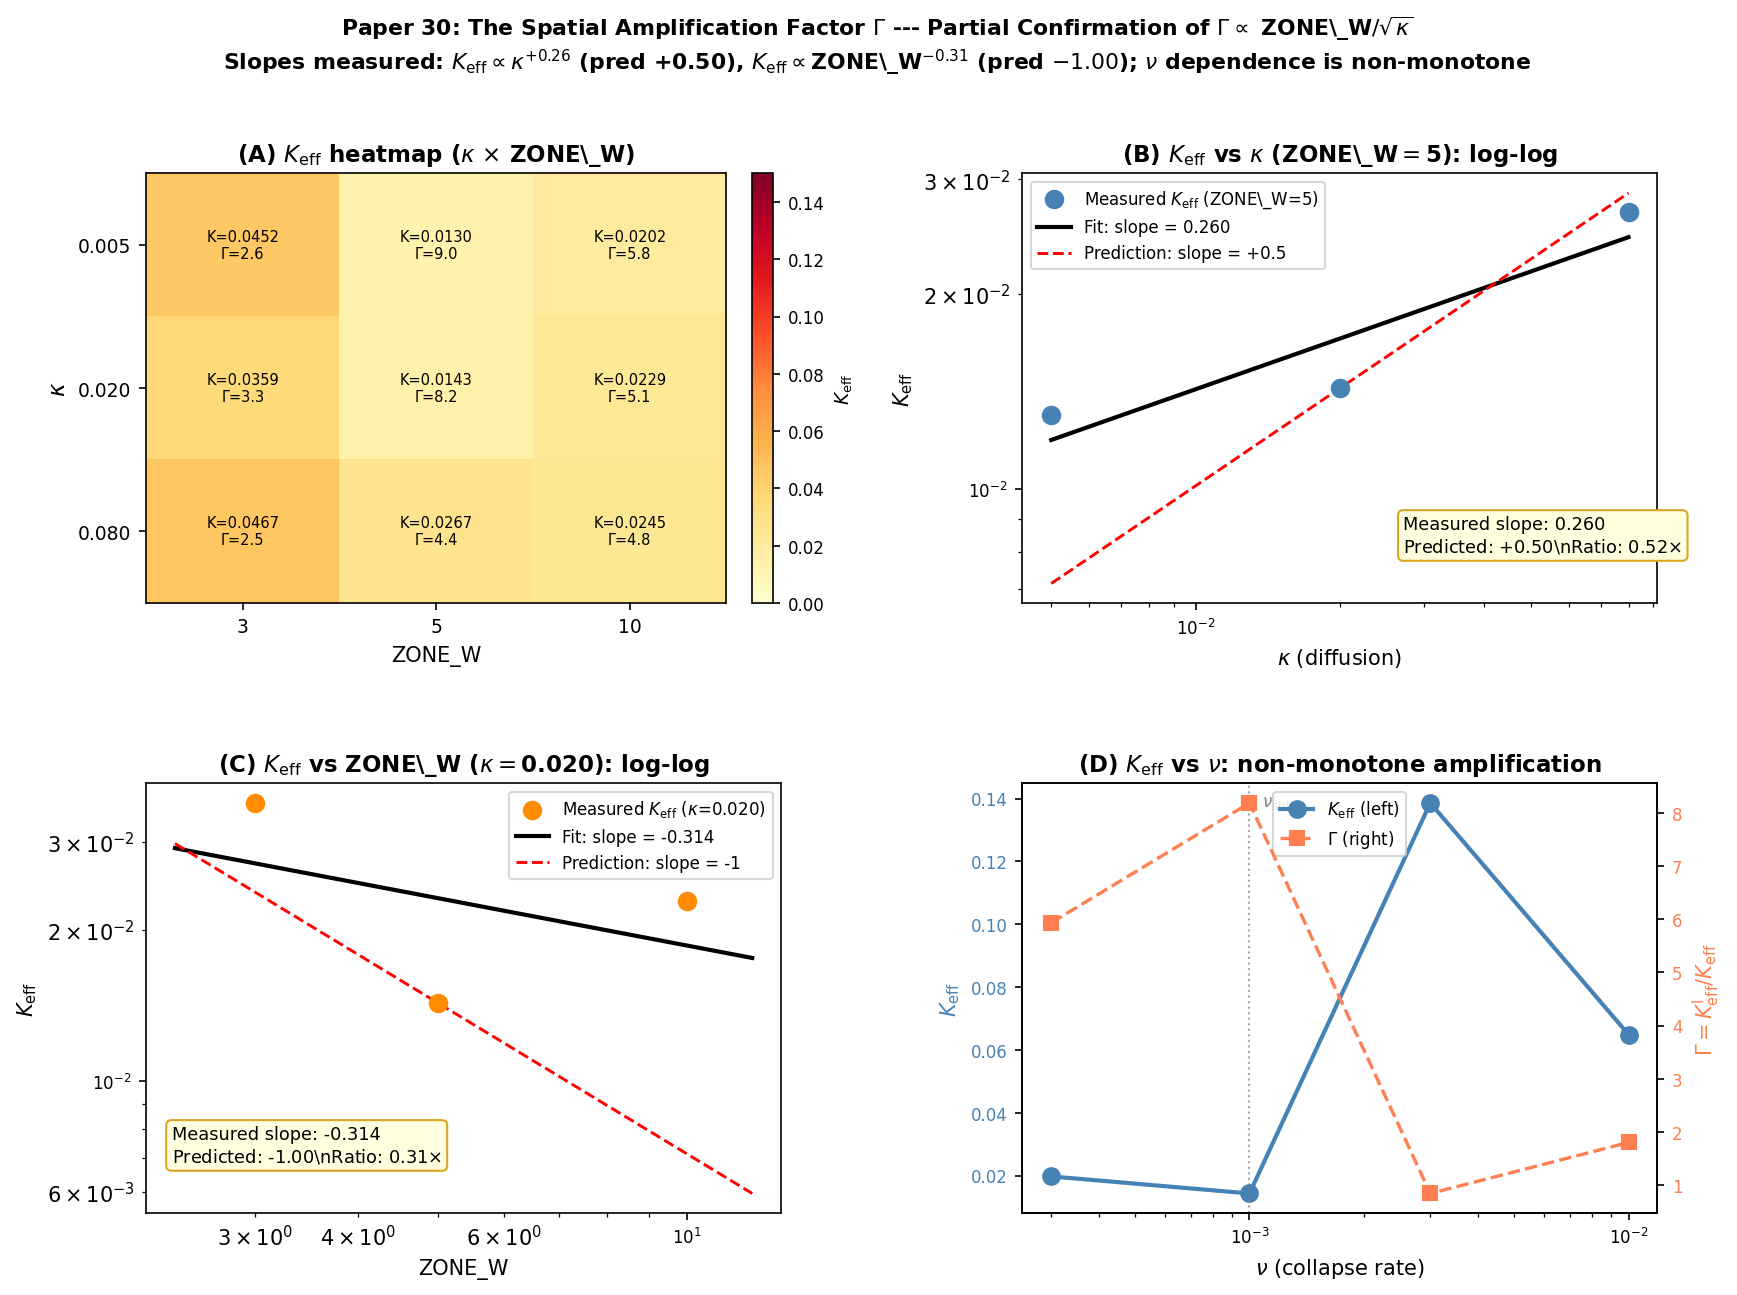

Recreate this plot in Python.
"""
paper30_figure1.py -- The Spatial Amplification Factor Gamma

4 panels:
  A: K_eff heatmap over (kappa, ZONE_W) grid
     Colour = K_eff; lower is more amplified.

  B: K_eff vs kappa (log-log) at ZONE_W=5
     Fit slope vs prediction +0.5. Reference line slope=0.5.

  C: K_eff vs ZONE_W (log-log) at kappa=0.020
     Fit slope vs prediction -1. Reference line slope=-1.

  D: K_eff vs nu (Exp B, kappa=0.020, ZONE_W=5)
     Shows non-monotone relationship; K_eff rises sharply at nu=0.003.
"""
import json, os, math, sys
import numpy as np
import matplotlib
matplotlib.use("Agg")
import matplotlib.pyplot as plt
from matplotlib.gridspec import GridSpec
from scipy.optimize import curve_fit
from scipy.stats import linregress

sys.path.insert(0, os.path.dirname(__file__))
from paper30_experiments import (
    FA_VALS, N_SEEDS, T_END, CPS, K_EFF_I,
    KAPPA_VALS, ZONE_W_VALS, NU_VALS_B,
    KAPPA_STD, ZONE_W_STD, NU_STD,
    key_a, key_b, fit_keff
)

RESULTS_FILE = os.path.join(os.path.dirname(__file__),
                            "results", "paper30_results.json")
with open(RESULTS_FILE) as f:
    R = json.load(f)

T_LAST = CPS[-1]   # 4000

# ── Helpers ───────────────────────────────────────────────────────────────────
def get_sg4_a(kappa, zone_w, fa):
    vals = [R.get(key_a(kappa, zone_w, fa, s), {}).get(f"sg4_{T_LAST}", float("nan"))
            for s in range(N_SEEDS)]
    return [v for v in vals if not math.isnan(v)]

def get_sg4_b(nu, fa):
    vals = [R.get(key_b(nu, fa, s), {}).get(f"sg4_{T_LAST}", float("nan"))
            for s in range(N_SEEDS)]
    return [v for v in vals if not math.isnan(v)]

def keff_a(kappa, zone_w):
    sg4_means = [float(np.mean(get_sg4_a(kappa, zone_w, fa)))
                 if get_sg4_a(kappa, zone_w, fa) else float("nan")
                 for fa in FA_VALS]
    _, K = fit_keff(FA_VALS, sg4_means)
    return K

def keff_b(nu):
    if nu == NU_STD:
        sg4_means = [float(np.mean(get_sg4_a(KAPPA_STD, ZONE_W_STD, fa)))
                     if get_sg4_a(KAPPA_STD, ZONE_W_STD, fa) else float("nan")
                     for fa in FA_VALS]
    else:
        sg4_means = [float(np.mean(get_sg4_b(nu, fa)))
                     if get_sg4_b(nu, fa) else float("nan")
                     for fa in FA_VALS]
    _, K = fit_keff(FA_VALS, sg4_means)
    return K

# ── Assemble grids ─────────────────────────────────────────────────────────────
keff_grid = np.full((len(KAPPA_VALS), len(ZONE_W_VALS)), float("nan"))
for i, kappa in enumerate(KAPPA_VALS):
    for j, zone_w in enumerate(ZONE_W_VALS):
        keff_grid[i, j] = keff_a(kappa, zone_w) or float("nan")

gamma_grid = K_EFF_I / keff_grid

# Column at ZONE_W=5 (index 1): K_eff vs kappa
kv_log  = [math.log(k) for k in KAPPA_VALS]
keffv_5 = [math.log(keff_grid[i, 1]) for i in range(len(KAPPA_VALS))
           if keff_grid[i, 1] > 0 and not math.isnan(keff_grid[i, 1])]
kv_5    = [kv_log[i] for i in range(len(KAPPA_VALS))
           if keff_grid[i, 1] > 0 and not math.isnan(keff_grid[i, 1])]
slope_k, int_k, *_ = linregress(kv_5, keffv_5) if len(kv_5) >= 2 else (float("nan"),)*5

# Row at kappa=0.020 (index 1): K_eff vs zone_w
zv_log   = [math.log(z) for z in ZONE_W_VALS]
keffv_20 = [math.log(keff_grid[1, j]) for j in range(len(ZONE_W_VALS))
            if keff_grid[1, j] > 0 and not math.isnan(keff_grid[1, j])]
zv_20    = [zv_log[j] for j in range(len(ZONE_W_VALS))
            if keff_grid[1, j] > 0 and not math.isnan(keff_grid[1, j])]
slope_z, int_z, *_ = linregress(zv_20, keffv_20) if len(zv_20) >= 2 else (float("nan"),)*5

# Exp B: K_eff vs nu
all_nu   = sorted([NU_STD] + list(NU_VALS_B))
nu_keff  = [(nu, keff_b(nu)) for nu in all_nu]
nu_keff  = [(nu, k) for nu, k in nu_keff if k and not math.isnan(k)]

# ── Figure ─────────────────────────────────────────────────────────────────────
fig = plt.figure(figsize=(13, 9))
gs  = GridSpec(2, 2, figure=fig, hspace=0.42, wspace=0.38)
ax  = {k: fig.add_subplot(gs[r, c]) for k, (r, c) in
       zip("ABCD", [(0,0),(0,1),(1,0),(1,1)])}

# ─────────────────────────────────────────────────────────────────────────────
# Panel A: K_eff heatmap (kappa x ZONE_W)
# ─────────────────────────────────────────────────────────────────────────────
im = ax["A"].imshow(keff_grid, aspect="auto", origin="upper",
                    cmap="YlOrRd", vmin=0.0, vmax=0.15)
ax["A"].set_xticks(range(len(ZONE_W_VALS)))
ax["A"].set_xticklabels([str(z) for z in ZONE_W_VALS], fontsize=9)
ax["A"].set_yticks(range(len(KAPPA_VALS)))
ax["A"].set_yticklabels([f"{k:.3f}" for k in KAPPA_VALS], fontsize=9)
ax["A"].set_xlabel("ZONE_W", fontsize=10)
ax["A"].set_ylabel(r"$\kappa$", fontsize=11)
ax["A"].set_title(r"(A) $K_{\rm eff}$ heatmap ($\kappa$ $\times$ ZONE\_W)",
                  fontsize=11, fontweight="bold")

# Annotate cells with K_eff and Gamma
for i in range(len(KAPPA_VALS)):
    for j in range(len(ZONE_W_VALS)):
        k  = keff_grid[i, j]
        gm = gamma_grid[i, j]
        if not math.isnan(k):
            ax["A"].text(j, i, f"K={k:.4f}\n\u0393={gm:.1f}",
                         ha="center", va="center", fontsize=7.0,
                         color="black" if k < 0.08 else "white")

cbar = plt.colorbar(im, ax=ax["A"], fraction=0.046, pad=0.04)
cbar.set_label(r"$K_{\rm eff}$", fontsize=9)
cbar.ax.tick_params(labelsize=8)

# ─────────────────────────────────────────────────────────────────────────────
# Panel B: K_eff vs kappa (log-log) at ZONE_W=5
# ─────────────────────────────────────────────────────────────────────────────
kappa_arr = np.array(KAPPA_VALS)
keff_5    = keff_grid[:, 1]
valid_k   = ~np.isnan(keff_5) & (keff_5 > 0)

ax["B"].scatter(kappa_arr[valid_k], keff_5[valid_k],
                color="steelblue", s=70, zorder=5,
                label=r"Measured $K_{\rm eff}$ (ZONE\_W=5)")

if not math.isnan(slope_k):
    k_fine = np.logspace(np.log10(KAPPA_VALS[0]), np.log10(KAPPA_VALS[-1]), 100)
    ax["B"].plot(k_fine, np.exp(int_k) * k_fine**slope_k, "k-", lw=2.0,
                 label=rf"Fit: slope = {slope_k:.3f}")
    # Reference slope=+0.5 anchored at middle point
    mid_i = np.where(valid_k)[0][len(np.where(valid_k)[0])//2]
    ref_anch = keff_5[mid_i]
    ref_kapp = kappa_arr[mid_i]
    ax["B"].plot(k_fine, ref_anch * (k_fine / ref_kapp)**0.5, "r--", lw=1.4,
                 label="Prediction: slope = +0.5")

ax["B"].set_xscale("log"); ax["B"].set_yscale("log")
ax["B"].set_xlabel(r"$\kappa$ (diffusion)", fontsize=10)
ax["B"].set_ylabel(r"$K_{\rm eff}$", fontsize=10)
ax["B"].set_title(r"(B) $K_{\rm eff}$ vs $\kappa$ (ZONE\_W$=$5): log-log",
                  fontsize=11, fontweight="bold")
ax["B"].legend(fontsize=8, loc="upper left")
ax["B"].tick_params(labelsize=8)
ax["B"].annotate(rf"Measured slope: {slope_k:.3f}"
                 "\nPredicted: +0.50"
                 rf"\nRatio: {slope_k/0.5:.2f}$\times$",
                 xy=(0.60, 0.12), xycoords="axes fraction", fontsize=8.5,
                 bbox=dict(boxstyle="round,pad=0.3", fc="lightyellow", ec="goldenrod"))

# ─────────────────────────────────────────────────────────────────────────────
# Panel C: K_eff vs ZONE_W (log-log) at kappa=0.020
# ─────────────────────────────────────────────────────────────────────────────
zone_arr = np.array(ZONE_W_VALS)
keff_20  = keff_grid[1, :]
valid_z  = ~np.isnan(keff_20) & (keff_20 > 0)

ax["C"].scatter(zone_arr[valid_z], keff_20[valid_z],
                color="darkorange", s=70, zorder=5,
                label=r"Measured $K_{\rm eff}$ ($\kappa$=0.020)")

if not math.isnan(slope_z):
    z_fine = np.linspace(ZONE_W_VALS[0] * 0.8, ZONE_W_VALS[-1] * 1.2, 100)
    ax["C"].plot(z_fine, np.exp(int_z) * z_fine**slope_z, "k-", lw=2.0,
                 label=rf"Fit: slope = {slope_z:.3f}")
    mid_j    = np.where(valid_z)[0][len(np.where(valid_z)[0])//2]
    ref_anch2 = keff_20[mid_j]
    ref_zone  = zone_arr[mid_j]
    ax["C"].plot(z_fine, ref_anch2 * (z_fine / ref_zone)**(-1.0), "r--", lw=1.4,
                 label="Prediction: slope = -1")

ax["C"].set_xscale("log"); ax["C"].set_yscale("log")
ax["C"].set_xlabel("ZONE_W", fontsize=10)
ax["C"].set_ylabel(r"$K_{\rm eff}$", fontsize=10)
ax["C"].set_title(r"(C) $K_{\rm eff}$ vs ZONE\_W ($\kappa$$=$0.020): log-log",
                  fontsize=11, fontweight="bold")
ax["C"].legend(fontsize=8, loc="upper right")
ax["C"].tick_params(labelsize=8)
ax["C"].annotate(rf"Measured slope: {slope_z:.3f}"
                 "\nPredicted: -1.00"
                 rf"\nRatio: {slope_z/(-1.0):.2f}$\times$",
                 xy=(0.04, 0.12), xycoords="axes fraction", fontsize=8.5,
                 bbox=dict(boxstyle="round,pad=0.3", fc="lightyellow", ec="goldenrod"))

# ─────────────────────────────────────────────────────────────────────────────
# Panel D: K_eff vs nu (Exp B), non-monotone pattern
# ─────────────────────────────────────────────────────────────────────────────
nu_arr  = np.array([x[0] for x in nu_keff])
k_arr   = np.array([x[1] for x in nu_keff])
gamma_b = K_EFF_I / k_arr

ax_d2 = ax["D"].twinx()
ax["D"].plot(nu_arr, k_arr, "o-", color="steelblue", lw=2.0, ms=8,
             label=r"$K_{\rm eff}$ (left)")
ax_d2.plot(nu_arr, gamma_b, "s--", color="coral", lw=1.6, ms=7,
           label=r"$\Gamma$ (right)")

ax["D"].axvline(NU_STD, color="gray", ls=":", lw=1.0, alpha=0.7)
ax["D"].text(NU_STD * 1.08, ax["D"].get_ylim()[1] * 0.95 if not math.isnan(k_arr.max()) else 0.15,
             r"$\nu_{\rm std}$", fontsize=8, color="gray")

ax["D"].set_xscale("log")
ax["D"].set_xlabel(r"$\nu$ (collapse rate)", fontsize=10)
ax["D"].set_ylabel(r"$K_{\rm eff}$", fontsize=10, color="steelblue")
ax_d2.set_ylabel(r"$\Gamma = K_{\rm eff}^{\rm I}/K_{\rm eff}$", fontsize=10, color="coral")
ax["D"].tick_params(axis="y", labelcolor="steelblue", labelsize=8)
ax_d2.tick_params(axis="y", labelcolor="coral", labelsize=8)
ax["D"].tick_params(axis="x", labelsize=8)
ax["D"].set_title(r"(D) $K_{\rm eff}$ vs $\nu$: non-monotone amplification",
                  fontsize=11, fontweight="bold")

# Combined legend
lines1, labels1 = ax["D"].get_legend_handles_labels()
lines2, labels2 = ax_d2.get_legend_handles_labels()
ax["D"].legend(lines1 + lines2, labels1 + labels2, fontsize=8, loc="upper center")

# ── Title and save ─────────────────────────────────────────────────────────────
fig.suptitle(
    r"Paper 30: The Spatial Amplification Factor $\Gamma$ --- "
    r"Partial Confirmation of $\Gamma \propto$ ZONE\_W$/\sqrt{\kappa}$"
    "\n"
    r"Slopes measured: $K_{\rm eff}\propto\kappa^{+0.26}$ (pred +0.50), "
    r"$K_{\rm eff}\propto$ZONE\_W$^{-0.31}$ (pred $-1.00$); "
    r"$\nu$ dependence is non-monotone",
    fontsize=10.5, fontweight="bold", y=0.998
)
out_base = os.path.join(os.path.dirname(__file__), "paper30_figure1")
fig.savefig(out_base + ".pdf", bbox_inches="tight", dpi=150)
fig.savefig(out_base + ".png", bbox_inches="tight", dpi=150)
print(f"Saved: {out_base}.pdf / .png")
plt.close(fig)
